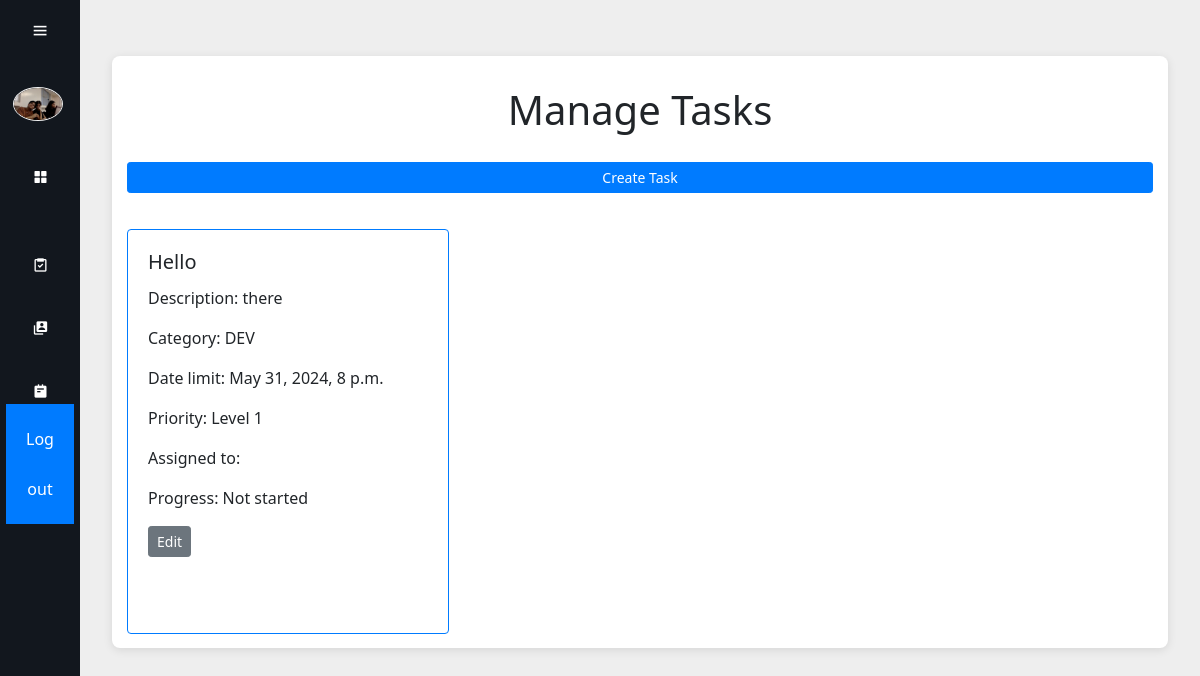
/gestion-tareas/ (signed in), run on an earlier commit of the app's database.
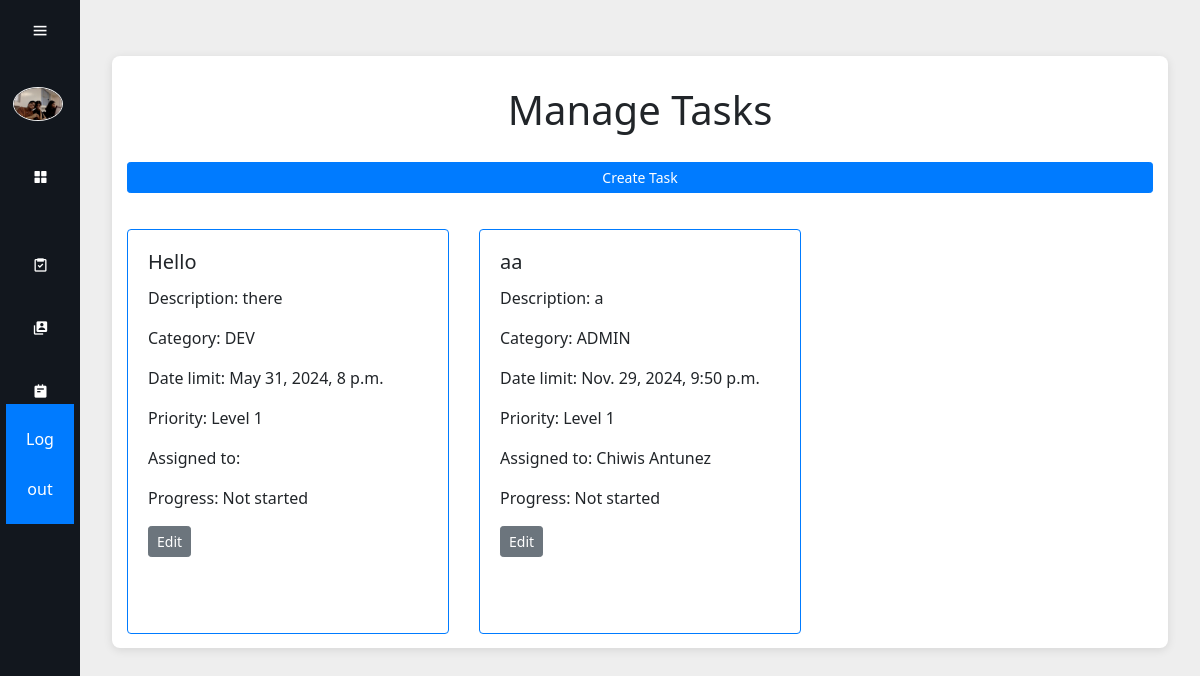
And on a later commit of the database.
### tasks/models.py (models this page shows, shortened)
class Tasks(models.Model):
    class Urgency (models.IntegerChoices):
        LV1 = 1, "Level 1"
        LV2 = 2, "Level 2"
        LV3 = 3, "Level 3"
        LV4 = 4, "Level 4"
        LV5 = 5, "Level 5"
    class Completion (models.IntegerChoices):
        Completed = 1, "Completed"
        Incomplete = 2, "Incomplete"
        NotStarted = 3, "Not started"
    Categories = {
        ("TECH", "Technological"),
        ("ADMIN", "Administrative"),
        ("DEV", "Development"),
        ("TEAM", "WorkMate Internal"),
        ("OTHER", "Other")
    }
    title = models.TextField(max_length = 300, blank=False)
    description = models.TextField(max_length = 600, blank=False)
    datelimit = models.DateTimeField()
    category = models.CharField(max_length = 20,choices=Categories)
    priority = models.IntegerField(default=Urgency.LV1, choices=Urgency, blank=False)
    notes = models.TextField(max_length = 300, blank=True)
    user = models.ForeignKey(workmateUser, on_delete=models.CASCADE)
    progress = models.IntegerField(default=Completion.NotStarted, choices=Completion, blank=False)

### workmates/models.py (models this page shows, shortened)
class workmateUser(AbstractUser):
    Roles = {
        ("Developer", "Desarollador"),
        ("Project Manager", "Project Manager"),
        ("Other", "Otro/No listado")
    }
    email = models.EmailField(unique=True)
    description = models.CharField(max_length=20, choices=Roles)

### base/views.py (the view)
# urls.py: path("gestion-tareas/", views.gestion_tareas, name="gestion_tareas"),
@login_required
@permission_required('tasks.view_task', raise_exception=True)
def gestion_tareas(request):
    tasks = Tasks.objects.all()
    if request.method == 'POST':
        task_id = request.POST.get('task_id')
        task = get_object_or_404(Tasks, id=task_id)
        form = WorkmateTaskCreationForm(request.POST, instance=task)
        if form.is_valid():
            form.save()
            messages.success(request, 'Task updated successfully!')
            return redirect('base:gestion_tareas')
    else:
        form = WorkmateTaskCreationForm()
    return render(request, "gestion-tareas.html", {'tasks': tasks, 'form': form})

### base/templates/gestion-tareas.html (shortened to what this page needs)
{% load static %}
<html lang="en">
  <head>
    <link rel="stylesheet" href="{% static 'css/dashboard.css' %}">
    <link href="https://unpkg.com/boxicons@2.1.4/css/boxicons.min.css" rel="stylesheet">
    <link href="https://stackpath.bootstrapcdn.com/bootstrap/4.5.2/css/bootstrap.min.css" rel="stylesheet">
  </head>
  <body>
    <div class="sidebar">
      <div class="top">
        <i class="bx bx-menu" id="btn"></i>
      </div>
      <div class="user">
        <img src="{% static "user-img.jpg" %}" alt="me" class="user-img">
        <div>
        </div>
      </div>
      <ul>
        <li>
          <a href="/">
            <i class="bx bxs-grid-alt"></i>
          </a>
        </li>
        {% if perms.tasks.view_task %}
        <li>
          <a href="/gestion-tareas/">
            <i class="bx bx-task"></i>
          </a>
        </li>
        {% endif %}
        {% if perms.user.edit_user %}
        <li>
          <a href="/gestion-usuarios/">
            <i class="bx bxs-user-account"></i>
          </a>
        </li>
        {% endif %}
        <li>
          <a href="/mis-tareas/">
            <i class="bx bxs-notepad"></i>
          </a>
        </li>
        <li>
          <form method="POST" action="{% url 'base:logout' %}" class="logout-form">
            <button type="submit" aria-label="Logout">Log out</button>
          </form>
        </li>
      </ul>
    </div>
    <div class="main-content">
      <div class="container mt-4">
        <h1>Manage Tasks</h1>
        <a href="{% url 'base:crear-tarea' %}" class="btn btn-primary btn-sm mb-3">Create Task</a>
        <div class="row">
          {% for task in tasks %}
          <div class="col-md-4 mb-4">
            <div class="card h-100 border-primary mb-3">
              <div class="card-body">
                <h5 class="card-title">{{ task.title }}</h5>
                <p class="card-text">Description: {{ task.description }}</p>
                <p class="card-text">Category: {{ task.category }}</p>
                <p class="card-text">Date limit: {{ task.datelimit }}</p>
                <p class="card-text">Priority: Level {{ task.priority }}</p>
                <p class="card-text">Assigned to: {{ task.user.first_name }} {{ task.user.last_name }}</p>
                <p class="card-text">Progress: {{ task.get_progress_display }}</p>
                <a href="{% url 'base:editar_tarea' task.id %}" class="btn btn-secondary btn-sm">Edit</a>
              </div>
            </div>
          </div>
          {% empty %}
          <div class="col-12">
            <h3>No tasks available</h3>
          </div>
          {% endfor %}
        </div>
      </div>
    </div>
  </body>
</html>

What changed in the data, as far as the page shows it:
added Tasks: title "aa", description "a", category "ADMIN", datelimit "Nov. 29, 2024, 9:50 p.m.", priority "1", user.first_name "Chiwis", user.last_name "Antunez", progress "Not started"
